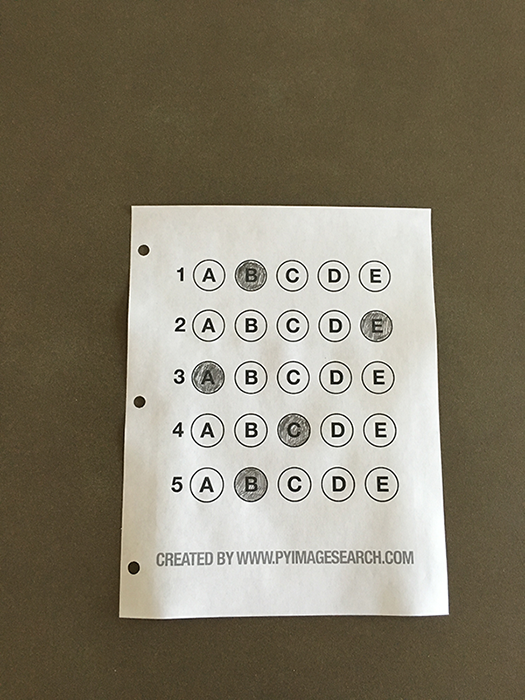
#> input picture data/answerSheet/test.png, 525 x 700 px
$ jupyter execute '11-答题卡识别判卷.ipynb'
#> lines starting #> are read from the running program, lines starting #| are printed output that depends on the picture; after the words box and inside, x2 and y2 are one past the last pixel; in counts of white or black regions, pixels touching at a corner belong together
[cell 1]
import os
import cv2

import numpy as np

[cell 2]
def cv_show(img):
    # 图像读取
    cv2.imshow('image', img)
    cv2.waitKey(0)
    cv2.destroyAllWindows()

## 全局配置

[cell 3]
image = cv2.imread('data/answerSheet/test.png')
#> image is the input picture: shape (700, 525, 3); mean B, G, R 104.7, 123.2, 130.7

ANSWER_KEY = {0: 1, 1: 4, 2: 0, 3: 3, 4: 1}

## 图像预处理

[cell 4]
contours_img = image.copy()

gray = cv2.cvtColor(image, cv2.COLOR_BGR2GRAY)
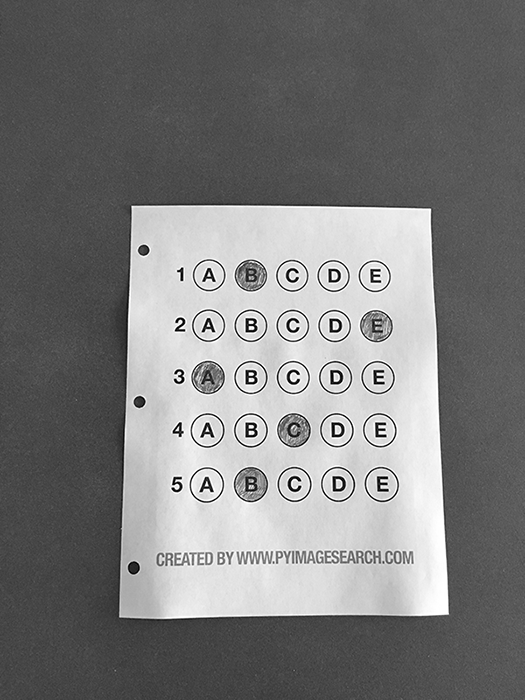
#> gray: shape (700, 525); min 0, max 255, mean 123.4
blurred = cv2.GaussianBlur(gray, (5, 5), 0)
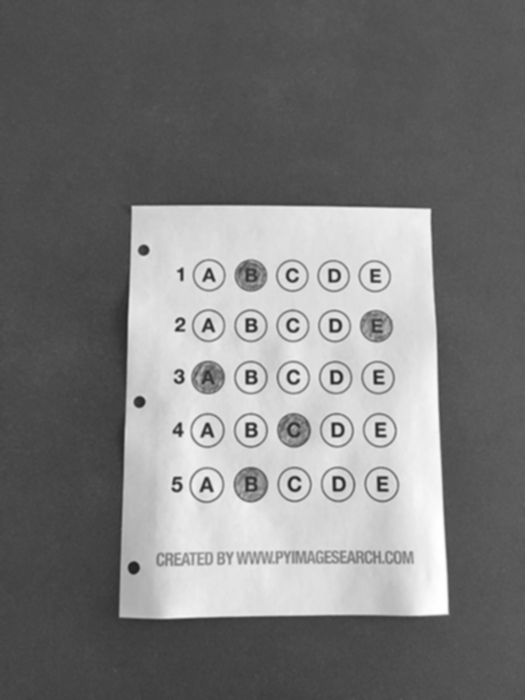
#> blurred: shape (700, 525); min 34, max 255, mean 123.4
edged = cv2.Canny(blurred, 75, 200)
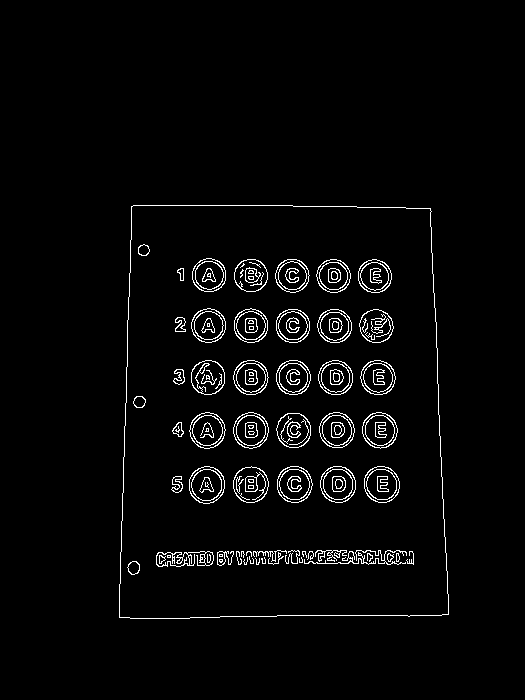
#> edged: shape (700, 525); 2.9% white in thin lines or dots, all inside (x1, y1, x2, y2) = (119, 205, 449, 619)

cv_show(image)
cv_show(blurred)
cv_show(edged)

## 轮廓检测

[cell 5]
cnts = cv2.findContours(edged.copy(),
                        cv2.RETR_EXTERNAL,
                        cv2.CHAIN_APPROX_SIMPLE)[1]
#> cnts = 1 contour; box (x1, y1, x2, y2) and area: (119, 205, 449, 619) 128732

cv2.drawContours(contours_img, cnts, -1, (0, 255, 255), 3)
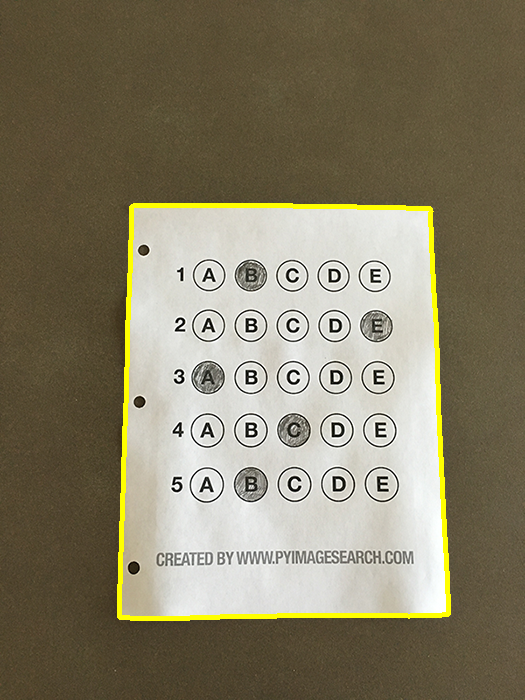
#> contours_img: shape (700, 525, 3); 1.96% of pixels changed, all inside (x1, y1, x2, y2) = (117, 203, 451, 621)
cv_show(contours_img)

[cell 6]
docCnt = None

# 确保检测到了，并根据轮廓大小排序，做近似并为透视变换做准备
if len(cnts) > 0:
    cnts = sorted(cnts, key=cv2.contourArea, reverse=True)

    for c in cnts:
        peri = cv2.arcLength(c, True)
        approx = cv2.approxPolyDP(c, 0.02*peri, True)

        if len(approx) == 4:
            docCnt = approx
            break
#> this loop made 1 pass
#> (peri, docCnt) on pass 1: (1462.8, [[131, 206], [119, 617], [448, 614], [430, 208]])

## 透视变换

[cell 7]
def order_points(pts):
    rect = np.zeros((4, 2), dtype = "float32")

    # 按顺序找到对应坐标0123分别是 左上，右上，右下，左下
    s = pts.sum(axis = 1)
#> s = [337, 736, 1062, 638]
    rect[0] = pts[np.argmin(s)]
    rect[2] = pts[np.argmax(s)]

    # 计算右上和左下
    diff = np.diff(pts, axis = 1)
#> diff = [75, 498, 166, -222]
    rect[1] = pts[np.argmin(diff)]
    rect[3] = pts[np.argmax(diff)]

    return rect

[cell 8]
def four_point_transform(image, pts):
    # 获取输入坐标点
    rect = order_points(pts)
#> rect = [[131, 206], [430, 208], [448, 614], [119, 617]]
    (tl, tr, br, bl) = rect
#> tl = [131, 206]; tr = [430, 208]; br = [448, 614]; bl = [119, 617]

    # 计算输入的w和h值
    widthA = np.sqrt(((br[0] - bl[0]) ** 2) + ((br[1] - bl[1]) ** 2))
#> widthA = 329
    widthB = np.sqrt(((tr[0] - tl[0]) ** 2) + ((tr[1] - tl[1]) ** 2))
#> widthB = 299
    maxWidth = max(int(widthA), int(widthB))
#> maxWidth = 329

    heightA = np.sqrt(((tr[0] - br[0]) ** 2) + ((tr[1] - br[1]) ** 2))
#> heightA = 406.4
    heightB = np.sqrt(((tl[0] - bl[0]) ** 2) + ((tl[1] - bl[1]) ** 2))
#> heightB = 411.2
    maxHeight = max(int(heightA), int(heightB))
#> maxHeight = 411

    # 变换后对应坐标位置
    dst = np.array([
        [0, 0],
        [maxWidth - 1, 0],
        [maxWidth - 1, maxHeight - 1],
        [0, maxHeight - 1]], dtype = "float32")
#> dst = [[0, 0], [328, 0], [328, 410], [0, 410]]

    # 计算变换矩阵
    M = cv2.getPerspectiveTransform(rect, dst)
#> M = [[1.14, 0.0332, -155.6], [-0.00769, 1.15, -235.9], [-4.2e-05, 0.000256, 1]]
    warped = cv2.warpPerspective(image, M, (maxWidth, maxHeight))
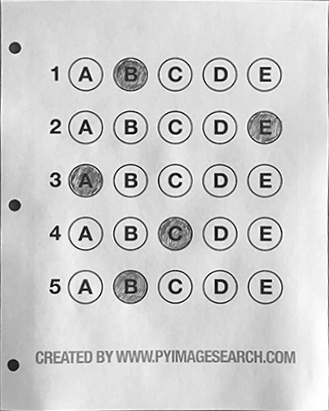
#> warped: shape (411, 329); min 0, max 255, mean 206.3

    return warped

[cell 9]
warped = four_point_transform(gray, docCnt.reshape(4, 2))
cv_show(warped)

## 自适应阈值处理

[cell 10]
thresh = cv2.threshold(warped, 0, 255,
                       cv2.THRESH_BINARY_INV | cv2.THRESH_OTSU)[1]
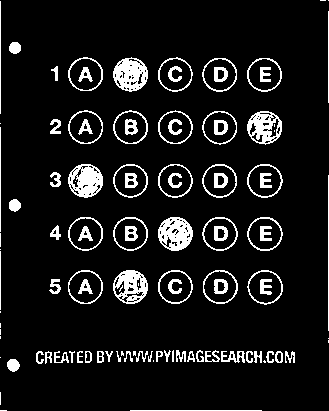
#> thresh: shape (411, 329); 9.5% white; 107 white regions (23 under 20 px)

cv_show(thresh)

## 再次轮廓检测

[cell 11]
def sort_contours(cnts, method="left-to-right"):
    reverse = False
    i = 0

    if method == "right-to-left" or method == "bottom-to-top":
        reverse = True
    if method == "top-to-bottom" or method == "bottom-to-top":
        i = 1

    boundingBoxes = [cv2.boundingRect(c) for c in cnts]
    (cnts, boundingBoxes) = zip(*sorted(zip(cnts, boundingBoxes),
                                        key=lambda b: b[1][i],
                                        reverse=reverse))
    return cnts, boundingBoxes

[cell 12]
thresh_contours = warped.copy()

# 找到每一个圆圈轮廓
cnts = cv2.findContours(thresh.copy(),
                        cv2.RETR_EXTERNAL,
                        cv2.CHAIN_APPROX_SIMPLE)[1]
#> cnts = 82 contours, 32 with area under 20; largest, box (x1, y1, x2, y2) and area: (247, 270, 283, 305) 910, (247, 217, 283, 251) 905, (203, 270, 238, 304) 901, (68, 270, 103, 304) 901, (202, 217, 238, 251) 900

cv2.drawContours(thresh_contours, cnts, -1, (0, 255, 255), 3)
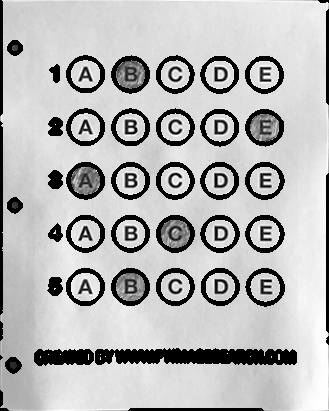
#> thresh_contours: shape (411, 329); 14.25% of pixels changed, all inside (x1, y1, x2, y2) = (0, 0, 329, 411)
cv_show(thresh_contours)

$ run again, with data/answerSheet/example.png copied over data/answerSheet/test.png
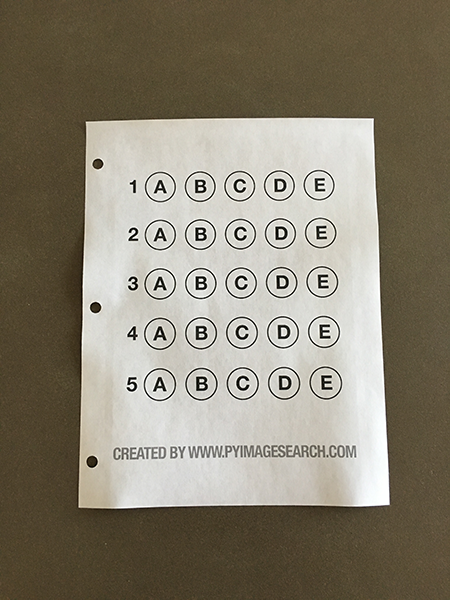
#> input picture data/answerSheet/example.png, 450 x 600 px
#> image is the input picture: shape (600, 450, 3); mean B, G, R 112.8, 129, 136.3
#> `edged = cv2.Canny(blurred, 75, 200)`:
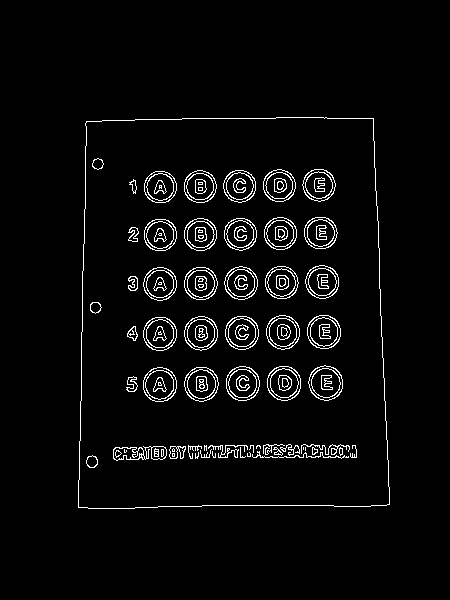
#> edged: shape (600, 450); 3.8% white in thin lines or dots, all inside (x1, y1, x2, y2) = (78, 117, 390, 509)
#> `cnts = cv2.findContours(edged.copy(), cv2.RETR_EXTERNAL, cv2.CHAIN_APP..`: cnts = 1 contour; box (x1, y1, x2, y2) and area: (78, 117, 390, 509) 115793
#> contours_img: shape (600, 450, 3); 2.53% of pixels changed, all inside (x1, y1, x2, y2) = (76, 115, 392, 511)
#> the loop `for c in cnts:` made 1 pass
#> (peri, docCnt) on pass 1: (1386.6, [[373, 118], [86, 121], [78, 507], [389, 504]])
#> s = [491, 207, 585, 893]
#> diff = [-255, 35, 429, 115]
#> rect = [[86, 121], [373, 118], [389, 504], [78, 507]]
#> tl = [86, 121]; tr = [373, 118]; br = [389, 504]; bl = [78, 507]
#> widthA = 311
#> widthB = 287
#> maxWidth = 311
#> heightA = 386.3
#> heightB = 386.1
#> maxHeight = 386
#> dst = [[0, 0], [310, 0], [310, 385], [0, 385]]
#> M = [[1.11, 0.023, -98.29], [0.0116, 1.11, -135.4], [4.47e-06, 0.000223, 1]]
#> thresh: shape (386, 311); 7.9% white in thin lines or dots
#> `cnts = cv2.findContours(thresh.copy(), cv2.RETR_EXTERNAL, cv2.CHAIN_AP..`: cnts = 65 contours, 18 with area under 20; largest, box (x1, y1, x2, y2) and area: (234, 254, 267, 287) 808, (233, 154, 267, 187) 799, (64, 55, 97, 87) 798, (64, 204, 98, 237) 797, (191, 55, 224, 87) 794
#> `cv2.drawContours(thresh_contours, cnts, -1, (0, 255, 255), 3)`:
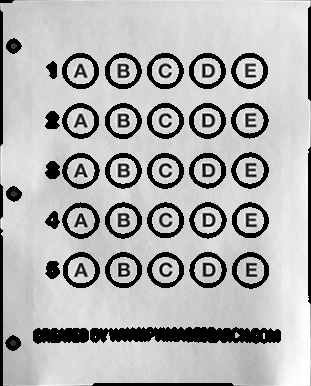
#> thresh_contours: shape (386, 311); min 0, max 255, mean 177
